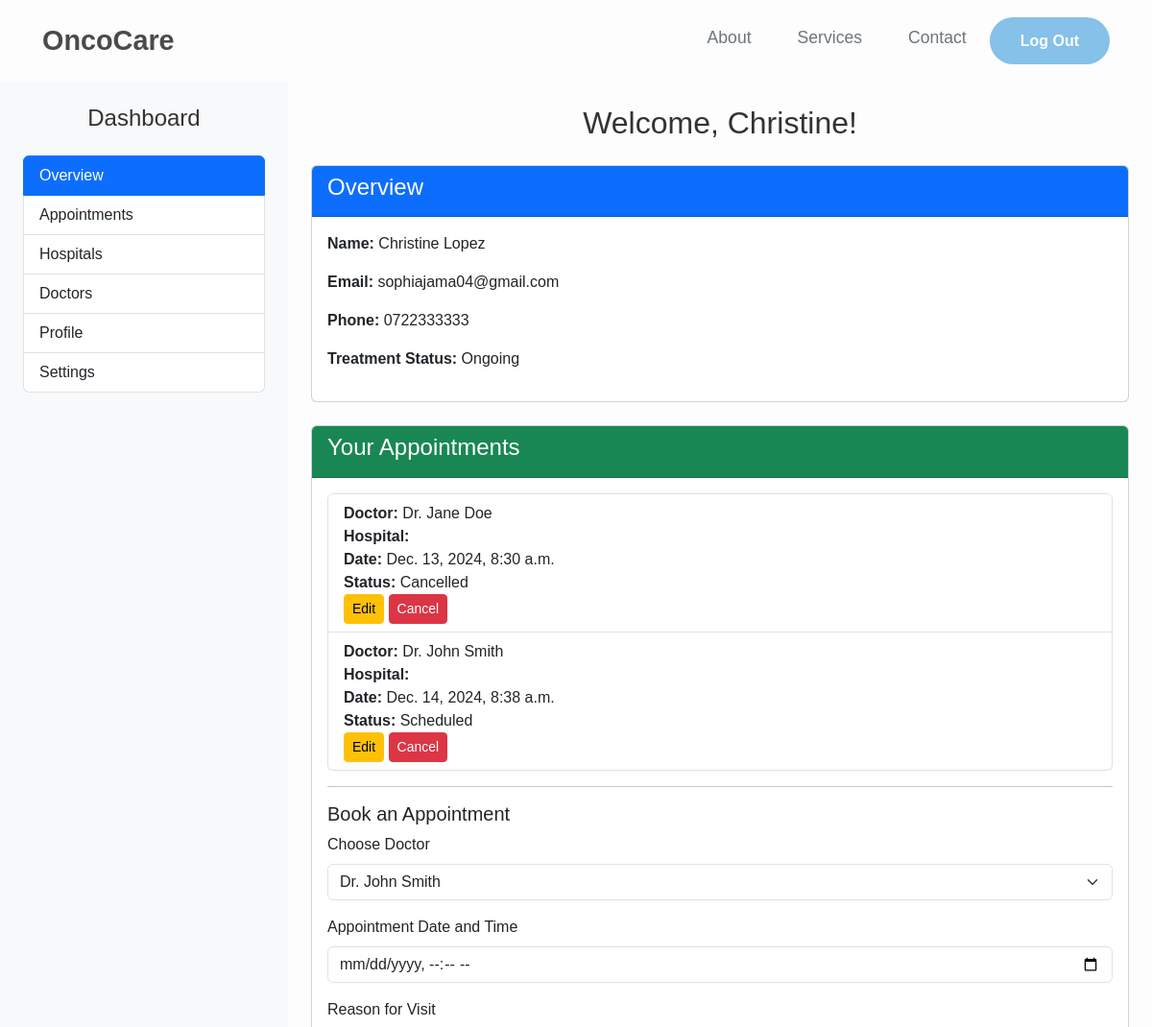
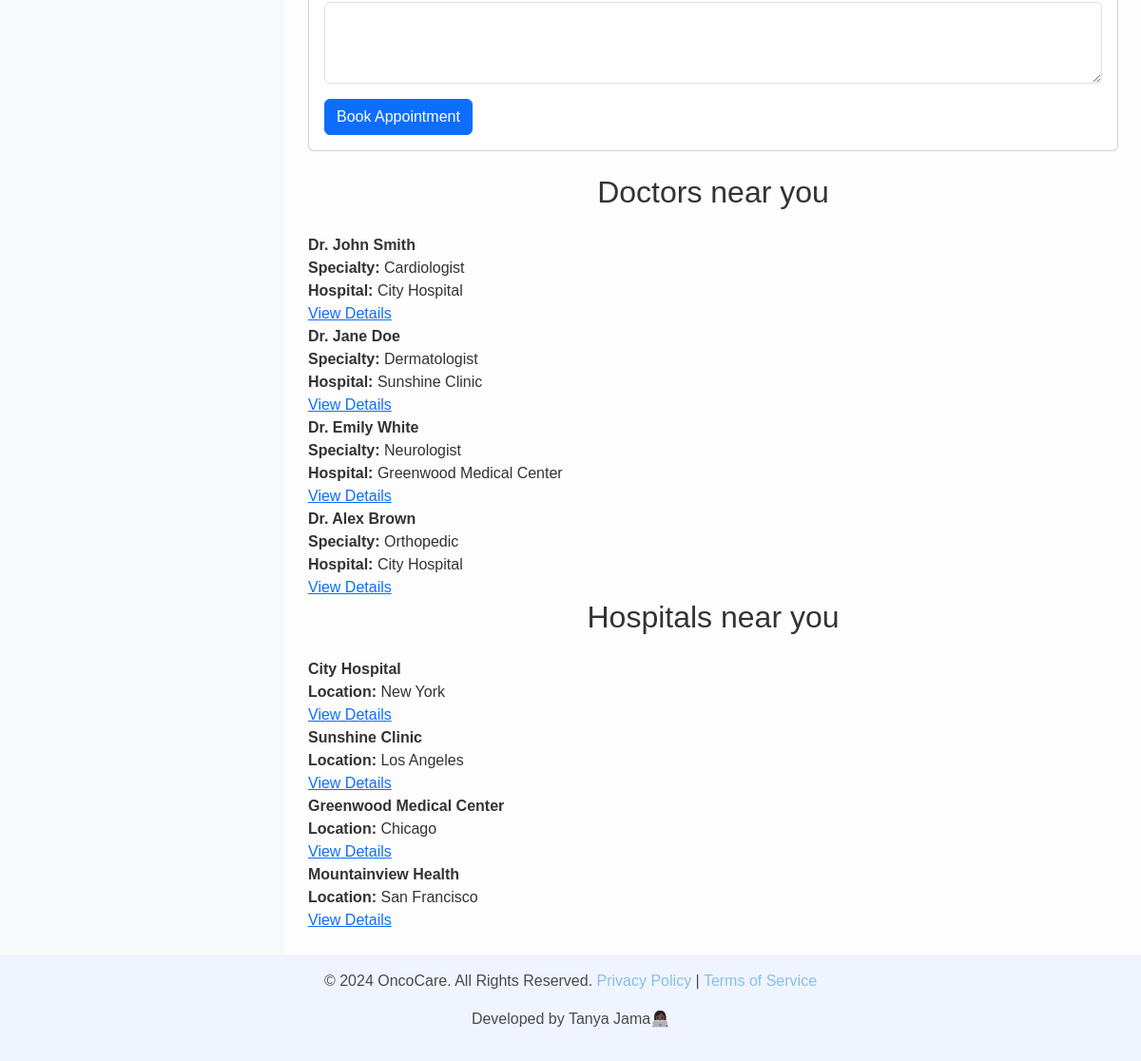
/dashboard/patient/ (signed in), run on the app's committed database (2 pictures, top to bottom).
### appcore/models.py (models this page shows, shortened)
class Patient(models.Model):
    user = models.OneToOneField(User, on_delete=models.CASCADE, unique=True)  # Ensure user field is unique
    first_name = models.CharField(max_length=100)
    last_name = models.CharField(max_length=100)
    email = models.EmailField()
    phone_number = models.CharField(max_length=15)
    dob = models.DateField()
    address = models.CharField(max_length=255)
    cancer_type = models.CharField(max_length=100, blank=True, null=True)
    treatment_status = models.CharField(max_length=100)
    emergency_contact = models.CharField(max_length=255)

class Appointment(models.Model):
    patient = models.ForeignKey(Patient, on_delete=models.CASCADE)
    doctor_name = models.CharField(max_length=255, default='Unknown Doctor')  # Store doctor's name directly
    hospital_name = models.CharField(max_length=255)  # Store hospital name directly
    appointment_date = models.DateTimeField()
    reason_for_visit = models.TextField()
    status = models.CharField(max_length=20, choices=[
        ('Scheduled', 'Scheduled'),
        ('Completed', 'Completed'),
        ('Cancelled', 'Cancelled')
    ], default='Scheduled')
    created_at = models.DateTimeField(default=timezone.now)

### appcore/views.py (the view, shortened to what this page needs)
# urls.py: path('dashboard/patient/', views.patient_dashboard, name='patient-dashboard'),  # Corrected duplicate
@login_required
def patient_dashboard(request):
    doctors = [
        {'id': 1, 'name': 'Dr. John Smith', 'specialty': 'Cardiologist', 'hospital': 'City Hospital'},
        {'id': 2, 'name': 'Dr. Jane Doe', 'specialty': 'Dermatologist', 'hospital': 'Sunshine Clinic'},
        {'id': 3, 'name': 'Dr. Emily White', 'specialty': 'Neurologist', 'hospital': 'Greenwood Medical Center'},
        {'id': 4, 'name': 'Dr. Alex Brown', 'specialty': 'Orthopedic', 'hospital': 'City Hospital'},
    ]
    hospitals = [
        {'id': 1, 'name': 'City Hospital', 'location': 'New York'},
        {'id': 2, 'name': 'Sunshine Clinic', 'location': 'Los Angeles'},
        {'id': 3, 'name': 'Greenwood Medical Center', 'location': 'Chicago'},
        {'id': 4, 'name': 'Mountainview Health', 'location': 'San Francisco'},
    ]
    doctor_search = request.GET.get('doctor_search', '')
    hospital_search = request.GET.get('hospital_search', '')
    try:
        doctor_id = int(request.GET.get('doctor_id', ''))
        hospital_id = int(request.GET.get('hospital_id', ''))
    except ValueError:
        doctor_id = None
        hospital_id = None
    if doctor_search:
        doctors = [doctor for doctor in doctors if doctor_search.lower() in doctor['name'].lower()]
    if hospital_search:
        hospitals = [hospital for hospital in hospitals if hospital_search.lower() in hospital['name'].lower()]
    try:
        patient = Patient.objects.get(email=request.user.email)
    except Patient.DoesNotExist:
        patient = None
    appointments = Appointment.objects.filter(patient=patient)
    context = {
        'patient': patient,
        'appointments': appointments,
        'doctors': doctors,
        'hospitals': hospitals
    }
    return render(request, 'patient_dashboard.html', context)

### templates/patient_dashboard.html (shortened to what this page needs)
{% extends 'base_dashboard.html' %}
{% block content %}
<div class="container-fluid">
    <div class="row">
        <div class="col-md-3 bg-light p-4">
            <h4 class="text-center mb-4">Dashboard</h4>
            <div class="list-group">
                <a href="javascript:void(0);" class="list-group-item list-group-item-action active" onclick="showTab('overview')">Overview</a>
                <a href="javascript:void(0);" class="list-group-item list-group-item-action" onclick="showTab('appointments')">Appointments</a>
                <a href="javascript:void(0);" class="list-group-item list-group-item-action" onclick="showTab('hospitals')">Hospitals</a>
                <a href="javascript:void(0);" class="list-group-item list-group-item-action" onclick="showTab('doctors')">Doctors</a>
                <a href="javascript:void(0);" class="list-group-item list-group-item-action" onclick="showTab('profile')">Profile</a>
                <a href="javascript:void(0);" class="list-group-item list-group-item-action" onclick="showTab('settings')">Settings</a>
            </div>
        </div>
        <div class="col-md-9 p-4">
            <h2 class="text-center mb-4">Welcome, {{ request.user.patient.first_name }}!</h2>
            <div id="overview" class="tab-content active">
                <div class="card mb-4">
                    <div class="card-header bg-primary text-white">
                        <h4>Overview</h4>
                    </div>
                    <div class="card-body">
                        <p><strong>Name:</strong> {{ patient.first_name }} {{ patient.last_name }}</p>
                        <p><strong>Email:</strong> {{ patient.email }}</p>
                        <p><strong>Phone:</strong> {{ patient.phone_number }}</p>
                        <p><strong>Treatment Status:</strong> {{ patient.treatment_status }}</p>
                    </div>
                </div>
            </div>
            <div id="appointments" class="tab-content">
                <div class="card mb-4">
                    <div class="card-header bg-success text-white">
                        <h4>Your Appointments</h4>
                    </div>
                    <div class="card-body">
                        {% if appointments %}
                            <ul class="list-group">
                                {% for appointment in appointments %}
                                    <li class="list-group-item">
                                        <strong>Doctor:</strong> {{ appointment.doctor_name }}<br>
                                        <strong>Hospital:</strong> {{ appointment.hospital_name }}<br>
                                        <strong>Date:</strong> {{ appointment.appointment_date }}<br>
                                        <strong>Status:</strong> {{ appointment.status }}<br>
                                        <button class="btn btn-warning btn-sm" onclick="showEditForm('{{ appointment.id }}')">Edit</button>
                                        <a href="{% url 'cancel-appointment' appointment.id %}" class="btn btn-danger btn-sm">Cancel</a>
                                    </li>
                                {% endfor %}
                            </ul>
                        {% else %}
                            <p>No appointments scheduled.</p>
                        {% endif %}
                        <hr>
                        <h5>Book an Appointment</h5>
                        <form method="POST">
                            <div class="mb-3">
                                <label for="doctor" class="form-label">Choose Doctor</label>
                                <select class="form-select" name="doctor" required>
                                    {% for doctor in doctors %}
                                        <option value="{{ doctor.id }}">{{ doctor.name }}</option>
                                    {% endfor %}
                                </select>
                            </div>
                            <div class="mb-3">
                                <label for="appointment_date" class="form-label">Appointment Date and Time</label>
                                <input type="datetime-local" class="form-control" name="appointment_date" required>
                            </div>
                            <div class="mb-3">
                                <label for="reason_for_visit" class="form-label">Reason for Visit</label>
                                <textarea class="form-control" name="reason_for_visit" rows="3" required></textarea>
                            </div>
                            <button type="submit" class="btn btn-primary">Book Appointment</button>
                        </form>
                    </div>
                </div>
            </div>
            <div id="doctors">
                <h2 class="text-center mb-4">Doctors near you</h2>
                {% for doctor in doctors %}
                    <div>
                        <strong>{{ doctor.name }}</strong><br>
                        <strong>Specialty:</strong> {{ doctor.specialty }}<br>
                        <strong>Hospital:</strong> {{ doctor.hospital }}<br>
                        <a href="{% url 'doctor_detail' doctor.id %}">View Details</a>
                    </div>
                {% endfor %}
            </div>
            <div id="hospitals">
                <h2 class="text-center mb-4">Hospitals near you</h2>
                {% for hospital in hospitals %}
                    <div>
                        <strong>{{ hospital.name }}</strong><br>
                        <strong>Location:</strong> {{ hospital.location }}<br>
                        <a href="{% url 'hospital_detail' hospital.id %}">View Details</a>
                    </div>
                {% endfor %}
            </div>
        </div>
    </div>
</div>
{% endblock %}

### templates/base_dashboard.html (style rules this page uses)
body { font-family: 'Arial', sans-serif; margin: 0; padding: 0; color: #333; background-color: #fdfdfd; }

### data on the page
Patient: first_name "Christine", last_name "Lopez", email "sophiajama04@gmail.com", phone_number "0722333333", treatment_status "Ongoing"
Appointment: doctor_name "Dr. Jane Doe", appointment_date "Dec. 13, 2024, 8:30 a.m.", status "Cancelled"
Appointment: doctor_name "Dr. John Smith", appointment_date "Dec. 14, 2024, 8:38 a.m.", status "Scheduled"

### other printed values
{{ request.user.patient.first_name }} "Christine"
{{ doctor.name }} "Dr. John Smith" "Dr. Jane Doe" "Dr. Emily White" "Dr. Alex Brown"
{{ doctor.specialty }} "Cardiologist" "Dermatologist" "Neurologist" "Orthopedic"
{{ doctor.hospital }} "City Hospital" "Sunshine Clinic" "Greenwood Medical Center" "City Hospital"
{{ hospital.name }} "City Hospital" "Sunshine Clinic" "Greenwood Medical Center" "Mountainview Health"
{{ hospital.location }} "New York" "Los Angeles" "Chicago" "San Francisco"
form field doctor "Dr. John Smith"
